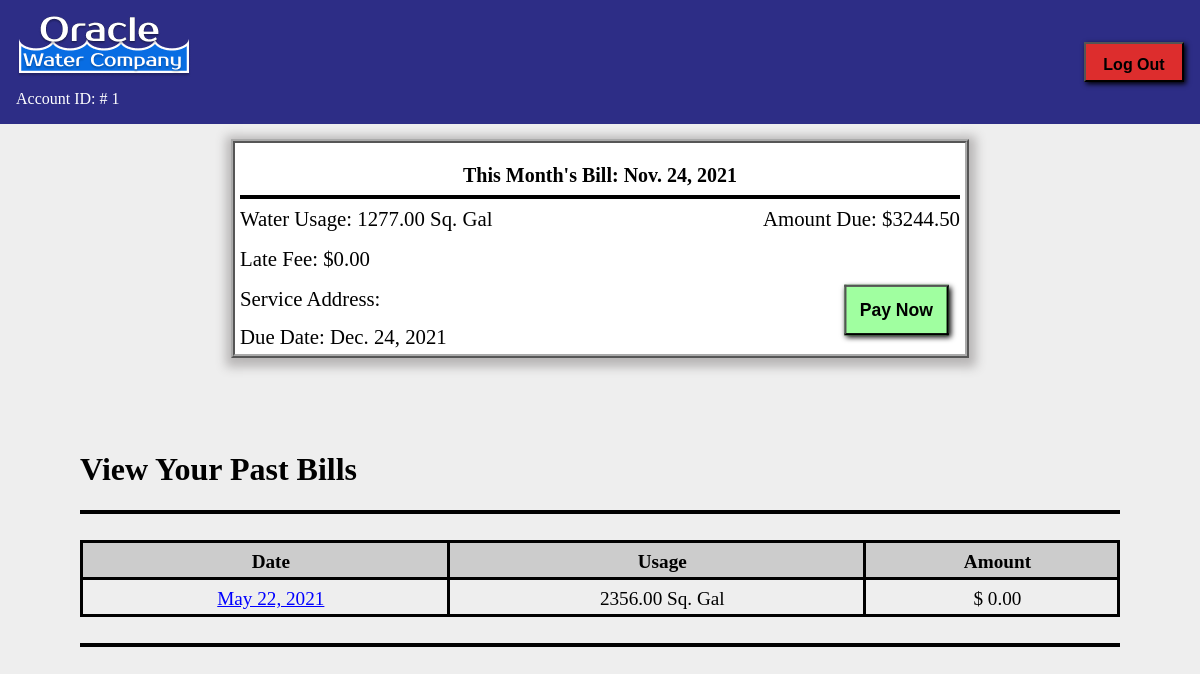
The app's page /bills/ (signed in) with its own data.
### base/models.py (models this page shows, shortened)
class Bill(models.Model):
    billID = models.BigAutoField(
        primary_key=True)
    accountID = models.ForeignKey(
        Account, on_delete=models.CASCADE, null=True, blank=True)
    tierID = models.ForeignKey(
        Rate, on_delete=models.CASCADE, null=True, blank=True)
    amountDue = models.DecimalField(
        max_digits=10, decimal_places=2, default=0, null=True)
    currentReading = models.DecimalField(
        max_digits=10, decimal_places=2, default=0)
    readingDate = models.DateField(null=True, blank=True)
    lateFee = models.DecimalField(max_digits=10, decimal_places=2, default=0)
    paidInFull = models.BooleanField(null=True, blank=True, default=False)
    def get_dueDate(self):
        dueDate = self.readingDate + datetime.timedelta(days=30)
        return dueDate

### base/views.py (the view)
# urls.py: path('bills/', ViewBillPage.as_view(), name='view_Bill'),
class ViewBillPage(LoginRequiredMixin, ListView):
    template_name = 'base/view_Bill.html'
    context_object_name = 'latest_paid_bills'
    def get_queryset(self):
        queryset = {
            'unpaid_Bills': Bill.objects.filter(paidInFull=False).order_by('-readingDate')[0:1],
            'paid_Bills': Bill.objects.filter(paidInFull=True).order_by('-readingDate')[0:5]
        }
        return queryset

### base/templates/base/view_Bill.html (shortened to what this page needs)
{% load static %}
<!DOCTYPE html>
<html>
    <head>
    </head>
    <body>
        <div class="welcome-bar">
            <div>{% load static %} <img src="{% static "images/oracle-logo.png" %}" alt="usage" /></div>
            <div class="account-id">Account ID: # {{ user.id }}</div>
            <div class="logout-placement"><button type="button" onclick="location.href={% url 'logout' %}" class="logout-button" style="height:40px;width:100px;float:right;">Log Out</button></div>
        </div>
        {% if latest_paid_bills.unpaid_Bills %}
            {% for bill in latest_paid_bills.unpaid_Bills %}
                <div class="frame">
                    <h2>This Month's Bill: {{bill.readingDate}}</h2>
                    <hr>
                    <div class="bill-information">
                        <div class="water-usage">Water Usage: {{bill.currentReading}} Sq. Gal</div>
                        <div class="amount">Amount Due: ${{bill.amountDue}}</div>
                        <div class="late-fee">Late Fee: ${{bill.lateFee}}</div>
                        <div class="address">Service Address: {{bill.address}}</div>
                        <div class="due-date">Due Date: {{bill.get_dueDate}}</div>
                        <div class="pay-now"><a href="#"><input class="pay-button" type="submit" value="Pay Now"></a></div>
                    </div>
                </div>
            {% endfor %}
        {% else %}
            <div class="no-bills-to-display">
                <h3>No Bills Due!</h2>
                <p>Looks like you do not have any bills due this month. Good Job! Come back later.</p>
            </div>
        {% endif %}
        <br><br><br><br>
        <div class="view-bills">
            <h1>View Your Past Bills</h1>
            <hr>
            <br>
            {% if latest_paid_bills.paid_Bills %}
            <div style="overflow-x: auto;">
                <table style="width: 100%;">
                    <thead>
                        <tr>
                            <th>Date</th>
                            <th>Usage</th>
                            <th>Amount</th>
                        </tr>
                    </thead>
                    <tbody>
                        {% for Bill in latest_paid_bills.paid_Bills %}
                        <tr>
                            <td><a title ="Click to see more Details" href="{% url 'detail' Bill.billID %}" target="_blank">{{Bill.readingDate}}</a></td>
                            <td>{{Bill.currentReading}} Sq. Gal</td>
                            <td>$ {{Bill.amountDue}}</td>
                        </tr>
                        {% endfor %}
                        </tbody>
            {% else %}
                <div class="no-bills-to-display">
                    <h1>No Past Bills Found</h1>
                    <p>Looks like there is no Bill History for your account.</p>
                </div>
            {% endif %}
                </table>
                <br>
                <hr>
            </div>
    </body>
</html>

### base/templates/base/view_Bill.html (style rules this page uses)
body { background-color: #EEEEEE; margin: 0; }
h2 { font-size: 20px; text-align: center; color: #000000; margin: 1rem 0rem 0rem 0px; }
hr { border: 2px solid #000000; }
.welcome-bar { display: grid; grid-template-rows: repeat(1, 1fr); grid-template-columns: repeat(1, 1fr); grid-gap: .5rem 1rem; font-weight: 500; color: #FFFFFF; font-family: 'Times New Roman', Times, serif; background-color: #2d2d86; padding: 1rem; }
.account-id { grid-row: 2 / 3; grid-column: 1 / 3; justify-self: left; }
.logout-placement { grid-row: 1 / 3; grid-column: 3 / 3; justify-self: right; align-content: center; }
.logout-button { background-color: #DD2d2d; font-size: 1rem; font-weight: bold; border-width: 2px; border-color: #000000; box-shadow: 2px 2px 5px 0px #000000; padding: 0.75rem; }
.frame { background-color: #FFFFFF; border-style: ridge; border-width: 4px; border-color: #AAA; width: 45rem; margin: 15px auto auto auto; color: #000000; box-shadow: 1px 3px 10px 6px #b8b6b6; padding: 5px 5px 5px 5px; }
.bill-information { font-size: 1.3rem; display: grid; grid-template-rows: repeat(auto-fit, 1fr); grid-template-columns: repeat(auto-fit, 1fr); grid-gap: 1rem 1rem; font-weight: 500; justify-items: left; }
.water-usage { grid-column: 1 / 2; grid-row: 1 / 1; }
.amount { grid-column: 2 / 3; grid-row: 1 / 1; justify-self: right; }
.late-fee { grid-column: 1 / 2; grid-row: 2 / 2; }
.address { grid-column: 1 / 2; grid-row: 3 / 3; }
.due-date { grid-column: 1 / 2; grid-row: 4 / 4; margin: -1.5rem 0rem 0rem 0rem; }
.pay-now { grid-column: 2 / 3; grid-row: 3 / 4; justify-self: right; align-self: flex-start; }
.pay-button { background-color: #A0FFA0; font-size: 1rem; font-weight: bold; color: #000000; border-width: 2px; border-color: #000000; box-shadow: 2px 2px 5px 0px #000000; transform: scale(1.1); margin: 0rem 1rem 0rem 0rem; padding: 0.75rem; }
.view-bills { margin: auto 5rem auto 5rem; font-size: 1rem; color: #000000; }
table, td, th { margin: auto; padding: 0.5rem 0.25rem 0.25rem 1rem; border: 3px solid #000; border-collapse: collapse; text-align: center; font-size: 1.2rem; }
th { background-color: #CCCCCC; }
a { color: blue; font-size: 1.2rem; }

### records on screen
Bill: readingDate "Nov. 24, 2021", currentReading "1277.00", amountDue "3244.50", lateFee "0.00", get_dueDate "Dec. 24, 2021"
Bill: readingDate "May 22, 2021", currentReading "2356.00", amountDue "0.00"

### other values on screen
{{ user.id }} "1"
